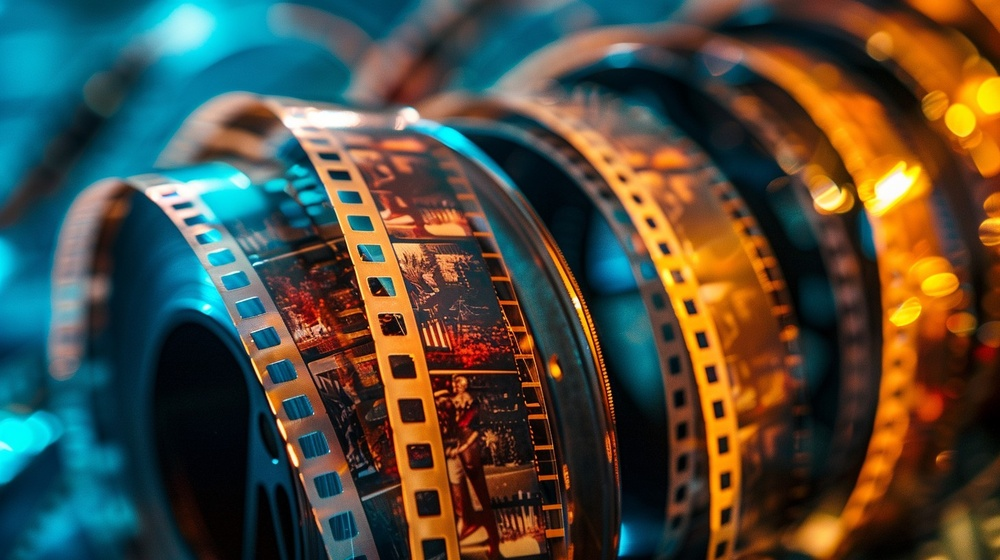
#> input picture HCI-CG-Lab-01-NumPy/sample.jpg, 1000 x 560 px, shrunk from 1456 x 816 before the run
$ python task3_channel_slicing.py
#> lines starting #> are read from the running program, lines starting #| are printed output that depends on the picture
import os
import numpy as np
import matplotlib.pyplot as plt
from PIL import Image

script_folder = os.path.dirname(os.path.abspath(__file__))
image_path = os.path.join(script_folder, "sample.jpg")

if not os.path.exists(image_path):
    print(f"Error: '{image_path}' was not found.")
    print("Place sample.jpg in the same folder as this Python file.")
    raise SystemExit

img = np.array(Image.open(image_path).convert("RGB"))
#> img is the input picture: shape (560, 1000, 3); mean R, G, B 77.7, 76.2, 62.8

# Extract 2D color-channel intensity grids
red_channel = img[:, :, 0]
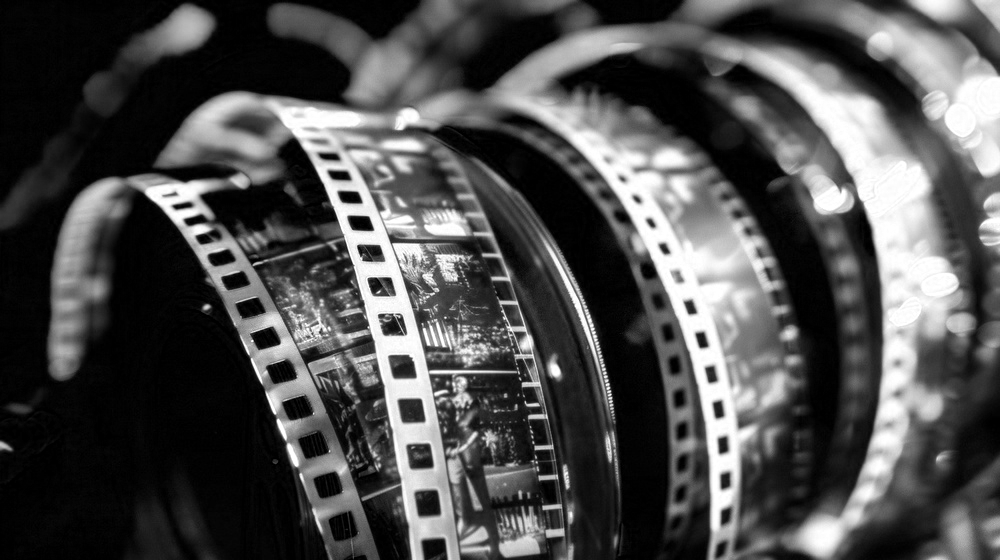
#> red_channel: shape (560, 1000); min 0, max 255, mean 77.7
green_channel = img[:, :, 1]
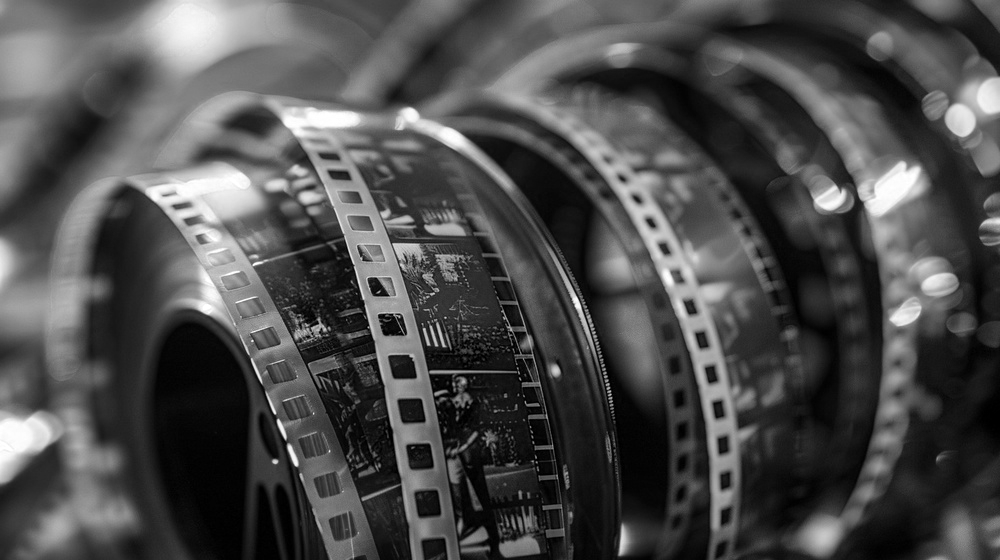
#> green_channel: shape (560, 1000); min 0, max 255, mean 76.2
blue_channel = img[:, :, 2]
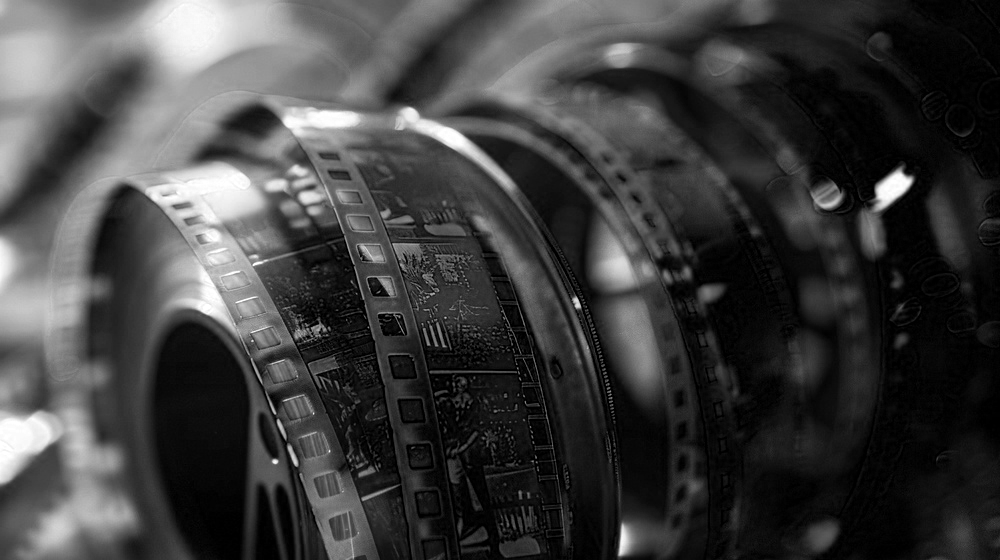
#> blue_channel: shape (560, 1000); min 0, max 255, mean 62.8

# Create RGB arrays containing only one active channel
red_only = np.zeros_like(img)
green_only = np.zeros_like(img)
blue_only = np.zeros_like(img)

red_only[:, :, 0] = red_channel
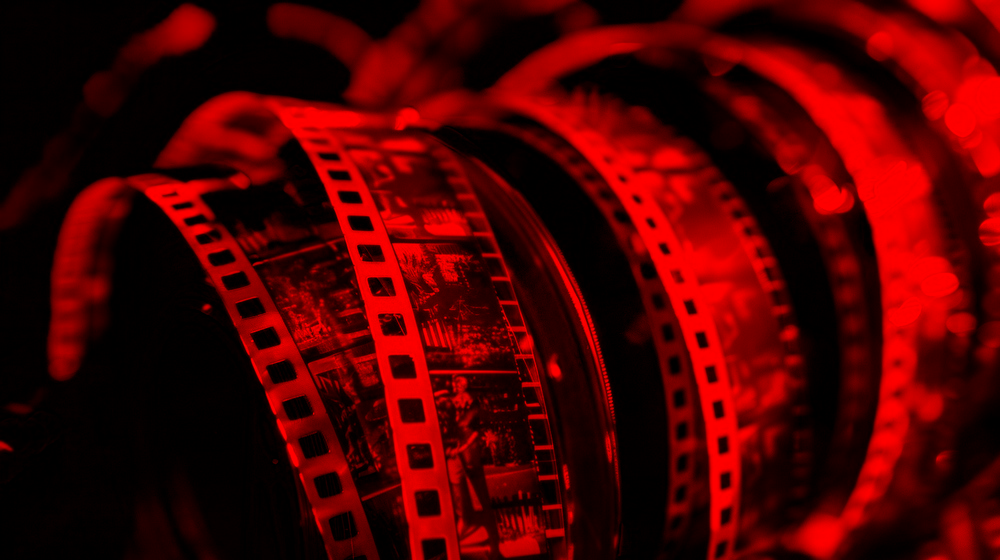
#> red_only: shape (560, 1000, 3); mean of channels 0, 1, 2 77.7, 0, 0; drawn as R, G, B
green_only[:, :, 1] = green_channel
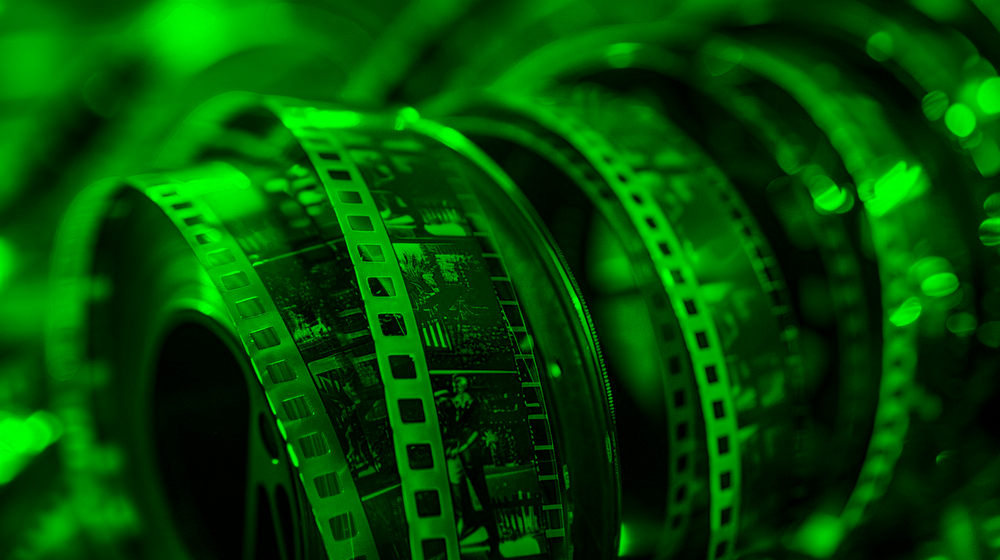
#> green_only: shape (560, 1000, 3); mean of channels 0, 1, 2 0, 76.2, 0; drawn as R, G, B
blue_only[:, :, 2] = blue_channel
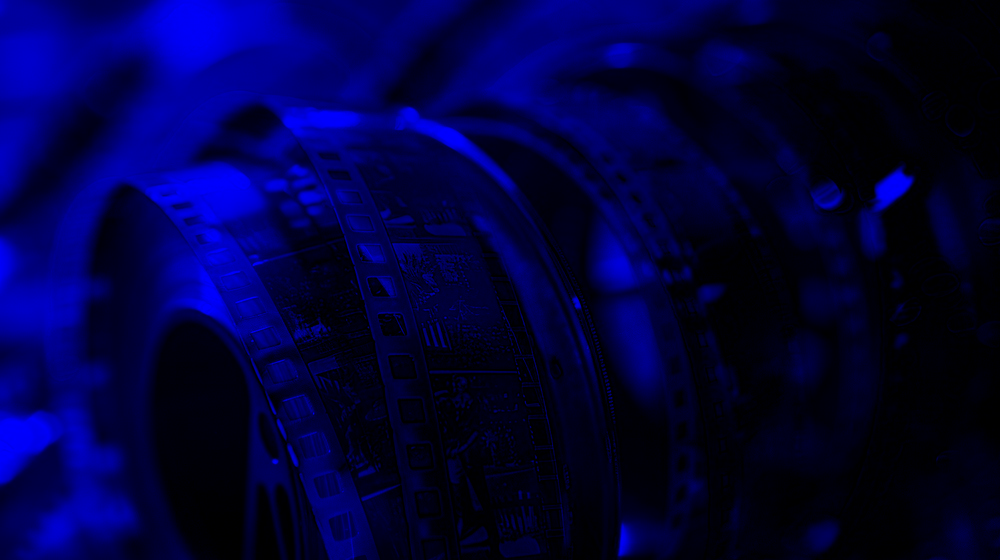
#> blue_only: shape (560, 1000, 3); mean of channels 0, 1, 2 0, 0, 62.8; drawn as R, G, B

print("--- CHANNEL EXTRACTION SUMMARY ---")
print(f"Original Image Shape     : {img.shape}")
#| Original Image Shape     : (560, 1000, 3)
print(
    f"Red Channel 2D Shape     : {red_channel.shape} | "
    f"Mean Intensity: {red_channel.mean():.2f}"
)
#| Red Channel 2D Shape     : (560, 1000) | Mean Intensity: 77.74
print(
    f"Green Channel 2D Shape   : {green_channel.shape} | "
    f"Mean Intensity: {green_channel.mean():.2f}"
)
#| Green Channel 2D Shape   : (560, 1000) | Mean Intensity: 76.23
print(
    f"Blue Channel 2D Shape    : {blue_channel.shape} | "
    f"Mean Intensity: {blue_channel.mean():.2f}"
)
#| Blue Channel 2D Shape    : (560, 1000) | Mean Intensity: 62.83

fig, axes = plt.subplots(2, 3, figsize=(15, 9))

# Top row: individual color images
axes[0, 0].imshow(red_only)
axes[0, 0].set_title("Red-Only Image")
axes[0, 0].axis("off")

axes[0, 1].imshow(green_only)
axes[0, 1].set_title("Green-Only Image")
axes[0, 1].axis("off")

axes[0, 2].imshow(blue_only)
axes[0, 2].set_title("Blue-Only Image")
axes[0, 2].axis("off")

# Bottom row: grayscale channel intensity maps
axes[1, 0].imshow(red_channel, cmap="gray")
axes[1, 0].set_title("Red Channel Intensity")
axes[1, 0].axis("off")

axes[1, 1].imshow(green_channel, cmap="gray")
axes[1, 1].set_title("Green Channel Intensity")
axes[1, 1].axis("off")

axes[1, 2].imshow(blue_channel, cmap="gray")
axes[1, 2].set_title("Blue Channel Intensity")
axes[1, 2].axis("off")

plt.tight_layout()
plt.savefig("task3_channel_slicing.png", dpi=200)
plt.show()
